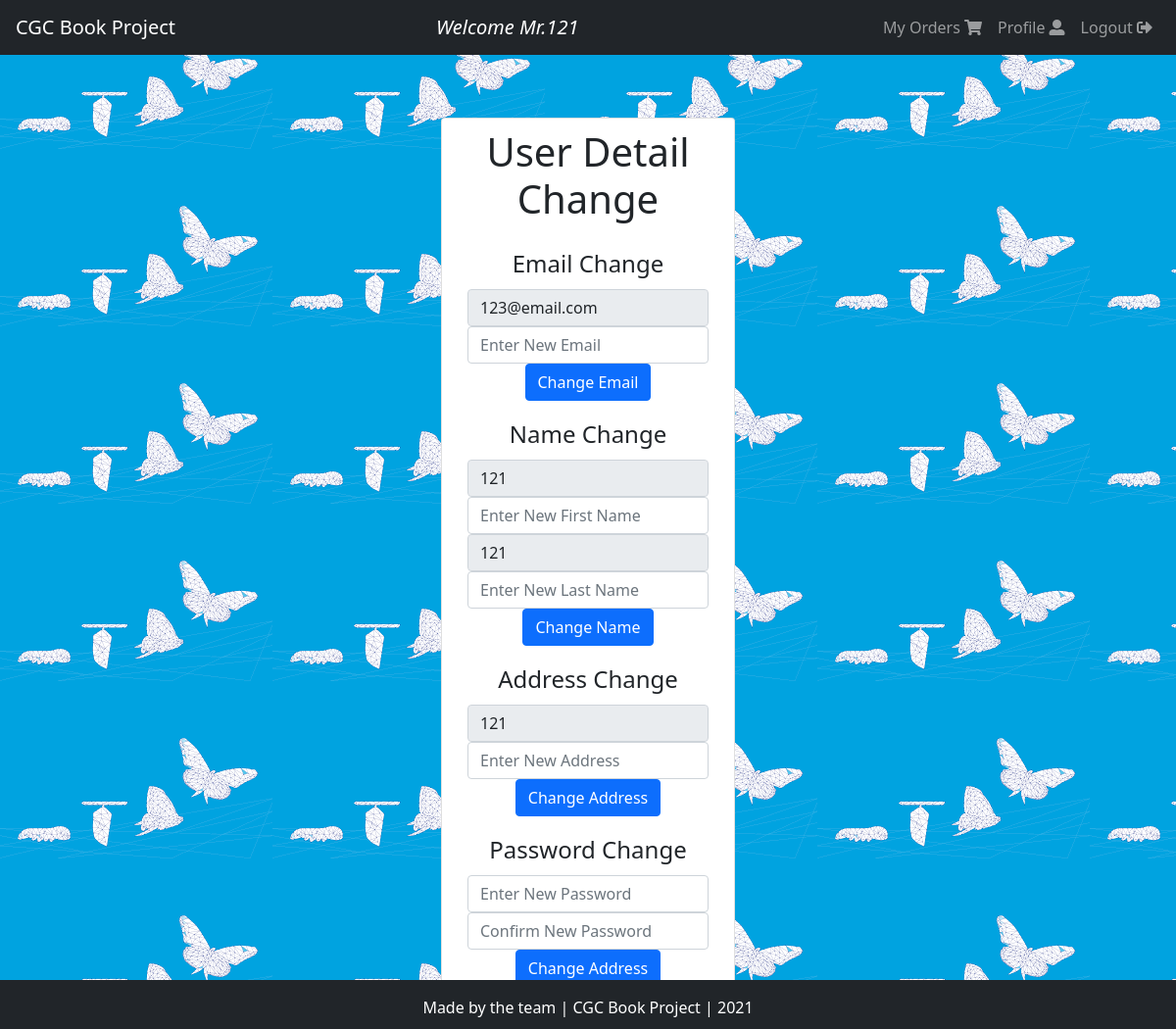
The app's page /user_settings.php (signed in) with its own data.
### tables this page shows
CREATE TABLE `user` (
  `id` int NOT NULL,
  `first_name` text NOT NULL,
  `last_name` text NOT NULL,
  `address` varchar(100) NOT NULL,
  `mobile` bigint NOT NULL,
  `email` varchar(30) NOT NULL,
  `password` varchar(400) NOT NULL
);

### session.php (called while the page is built, shortened)
<?php
   include('db_con.php');
   $user_check = $_SESSION['login_user'];
   $ses_sql = mysqli_query($con,"select * from user where email = '$user_check' ");
   $row = mysqli_fetch_array($ses_sql,MYSQLI_ASSOC);
   $name_of_user = $row['first_name'];
?>

### user_settings.php (the view, shortened to what this page needs)
<?php
 include 'session.php';?>
<!DOCTYPE html>
<html lang="en">
<head>
    <link rel="stylesheet" href="https://maxcdn.bootstrapcdn.com/bootstrap/4.0.0/css/bootstrap.min.css">
    <link rel="stylesheet" href="https://cdn.jsdelivr.net/npm/bootstrap-icons@1.5.0/font/bootstrap-icons.css">
    <link href="https://cdn.jsdelivr.net/npm/bootstrap@5.0.2/dist/css/bootstrap.min.css" rel="stylesheet">
    <link rel="stylesheet" href="https://cdnjs.cloudflare.com/ajax/libs/font-awesome/5.15.4/css/all.min.css" />
    <link rel="stylesheet" href="css/update_user.css">
</head>
<body>
    <?php include 'user_header.php';?>
    <center>
    <div class="card col-md-5 col-xs-12 col-xl-3 col-lg-6" style="top:20px;margin-top:100px;padding:10px;height:max-content;">
       <h1><div class="card-heading">User Detail Change</div></h1>
        <div class="card-body">
    <form action="user_update_email.php" method="post">
    <div class="form-group">
        <label for="email">Email Change</label>
        <input type="email" class="form-control" id="email_old" name="email_old" value="<?php echo $row['email'];?>" disabled>
        <input type="email" class="form-control" id="email_new" name="email_new" placeholder="Enter New Email">
        <input onclick="alert('Are You Sure?');" type="submit" class="btn btn-primary" value="Change Email">
    </div>
    </form>
    <form action="user_update_name.php" method="post">
    <div class="form-group">
        <label for="email">Name Change</label>
        <input type="text" class="form-control" id="fname_old" name="fname_old" value="<?php echo $row['first_name'];?>" disabled>
        <input type="text" class="form-control" id="fname_new" name="fname_new" placeholder="Enter New First Name">
        <input type="text" class="form-control" id="lname_old" name="lname_old" value="<?php echo $row['last_name'];?>" disabled>
        <input type="text" class="form-control" id="lname_new" name="lname_new" placeholder="Enter New Last Name">
        <input onclick="alert('Are You Sure?');" type="submit" class="btn btn-primary" value="Change Name">
    </div>
    </form>
    <form action="user_update_address.php" method="post">
    <div class="form-group">
        <label for="address_old">Address Change</label>
        <input type="text" class="form-control" id="address_old" name="address_old" value="<?php echo $row['address'];?>" disabled>
        <input type="text" class="form-control" id="address_new" name="address_new" placeholder="Enter New Address">
        <input onclick="alert('Are You Sure?');" type="submit" class="btn btn-primary" value="Change Address">
    </div>
    </form>
    <form action="user_update_password.php" method="post">
    <div class="form-group">
        <label for="address_old">Password Change</label>
        <input type="password" class="form-control" id="password_new" name="password_new" placeholder="Enter New Password">
        <input type="password" class="form-control" id="confirm_new" name="confirm_new" placeholder="Confirm New Password">
        <input onclick="alert('Are You Sure?');" type="submit" class="btn btn-primary" value="Change Address">
    </div>
    </form>
    </div>
    </div>
    </center>
    <?php include 'footer.php';?>
</body>
</html>

### user_header.php
<?php
    include 'session.php';
    echo '<nav class="navbar navbar-expand-md navbar-dark bg-dark fixed-top">
    <a class="navbar-brand" href="user_index.php">CGC Book Project </a>
    <i class="navbar-brand" style="margin-left:250px;">Welcome Mr.'.$name_of_user.' </i>
    <button class="navbar-toggler" type="button" data-toggle="collapse" data-target="#navbarNav" aria-controls="navbarNav" aria-expanded="false" aria-label="Toggle navigation">
      <span class="navbar-toggler-icon"></span>
    </button>
    <div class="collapse navbar-collapse" id="navbarNav">
      <ul class="navbar-nav ml-auto">
        <li class="nav-item">
          <a class="nav-link" href="user_product.php">My Orders     <i class="fas fa-shopping-cart"></i></a>
        </li>
        <li class="nav-item">
          <a class="nav-link" href="user_settings.php">Profile     <i class="fas fa-user-alt"></i></a>
        </li>
        <li class="nav-item">
          <a class="nav-link" href="logout_user.php">Logout    <i class="fas fa-sign-out-alt"></i></a>
        </li>
      </ul>
    </div>
  </nav>';
?>

### css/update_user.css (style rules this page uses)
body { background-image: url('../img/change.png'); }
label { font-size: 1.5em; }

### records on screen
user: first_name "121", email_old "123@email.com", fname_old "121", lname_old "121", address_old "121"
